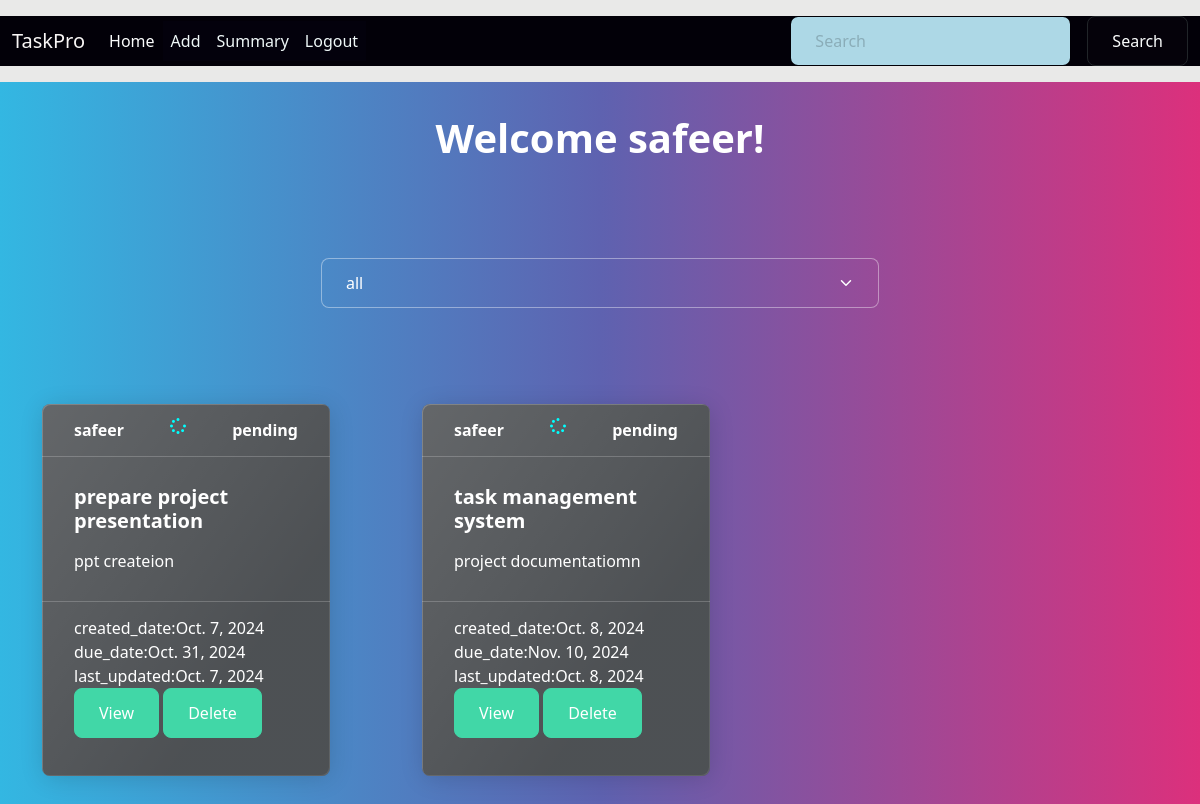
/all/ (signed in), run on an earlier commit of the app's database.
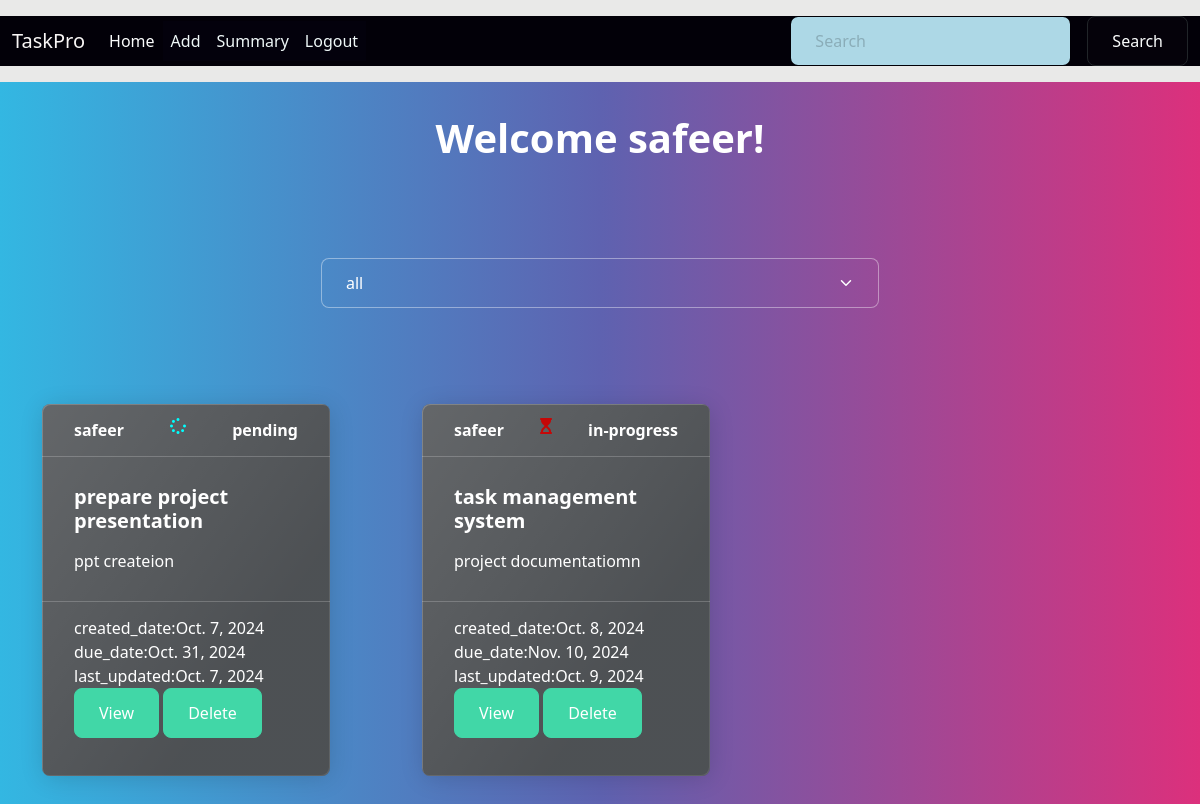
And on a later commit of the database.
### myapp/models.py (models this page shows, shortened)
class Task(models.Model):
    title=models.CharField(max_length=200)
    description=models.TextField()
    created_date=models.DateTimeField(auto_now_add=True)
    due_date=models.DateTimeField(null=True)
    updated_date=models.DateTimeField(auto_now=True)
    category_choices=(
        ("personal","personal"),
        ("business","business")
    )
    category=models.CharField(max_length=200,choices=category_choices,default="personal")
    status_choices=(
        ("pending","pending"),
        ("in-progress","in-progress"),
        ("done","done")
    )
    status=models.CharField(max_length=200,choices=status_choices,default="pending")
    user=models.ForeignKey(User,on_delete=models.CASCADE)

### myapp/views.py (the view)
# urls.py: path('all/',views.TaskListView.as_view(),name="task-all"),
@method_decorator(decs,name="dispatch")
class TaskListView(View):
    def get(self,request,*args,**kwargs):
        search_txt=request.GET.get("search_text")
        selected_category=request.GET.get("category","all")
        if selected_category == "all":
            qs=Task.objects.filter(user=request.user)
        else:
            qs=Task.objects.filter(category=selected_category,user=request.user)
        if search_txt != None:
            qs=Task.objects.filter(user=request.user)
            qs=qs.filter(Q(title__icontains=search_txt)|Q(description__icontains=search_txt))
        return render(request,"task_list.html",{"tasks":qs,"selected":selected_category})

### myapp/templates/task_list.html (shortened to what this page needs)
{%extends 'base.html'%}
{%block main_block%}
<div class="container">
    <h1 style="text-align: center;" class="mt-3">Welcome {{request.user}}!</h1>
    <div class="w-50 mx-auto mt-5">
        <form action="">
            <select name="category" id="" class="form-select" onchange="this.form.submit()">
                <option value="all" {%if selected == "all" %} selected {%endif%}>all</option>
            </select>
        </form>
    </div>
</div>
<div class="container">
    <div class="row">
        {%for t in tasks%}
        <div class="col-4">
            <div class="card text-bg-dark mb-3 mt-5" style="max-width: 18rem;color: #f8f6f6;">
                <div class="card-header d-flex justify-content-between">
                    <div> {{t.user}} </div>
                        {%if t.status == 'pending' %}
                            <i class="fa-solid fa-spinner" style="color: aqua;"></i>
                        {%endif%}
                        {%if t.status == 'in-progress' %}
                            <i class="fa-solid fa-hourglass-start" style="color: rgb(197, 7, 7);"></i>
                        {%endif%}
                    <div> {{t.status}} </div>
                </div>
                <div class="card-body">
                    <h5 class="card-title">{{t.title}}</h5>
                    <p class="card-text">{{t.description}}</p>
                </div>
                <div class="card-footer text-body-white">
                    created_date:{{t.created_date | date}}
                    due_date:{{t.due_date | date}}
                    last_updated:{{t.updated_date | date}}
                    <div>
                    <a class="btn btn-success" href="{% url 'task-edit' t.id %}" role="button">View</a>
                    <a class="btn btn-success" href="{% url 'task-delete' t.id %}" role="button">Delete</a>
                    </div>
                </div>
            </div>
        </div>
        {%endfor%}
    </div>
</div>
{%endblock%}

What changed in the data, as far as the page shows it:
changed Task "task management system": status "pending" → "in-progress"; updated_date "Oct. 8, 2024" → "Oct. 9, 2024"
